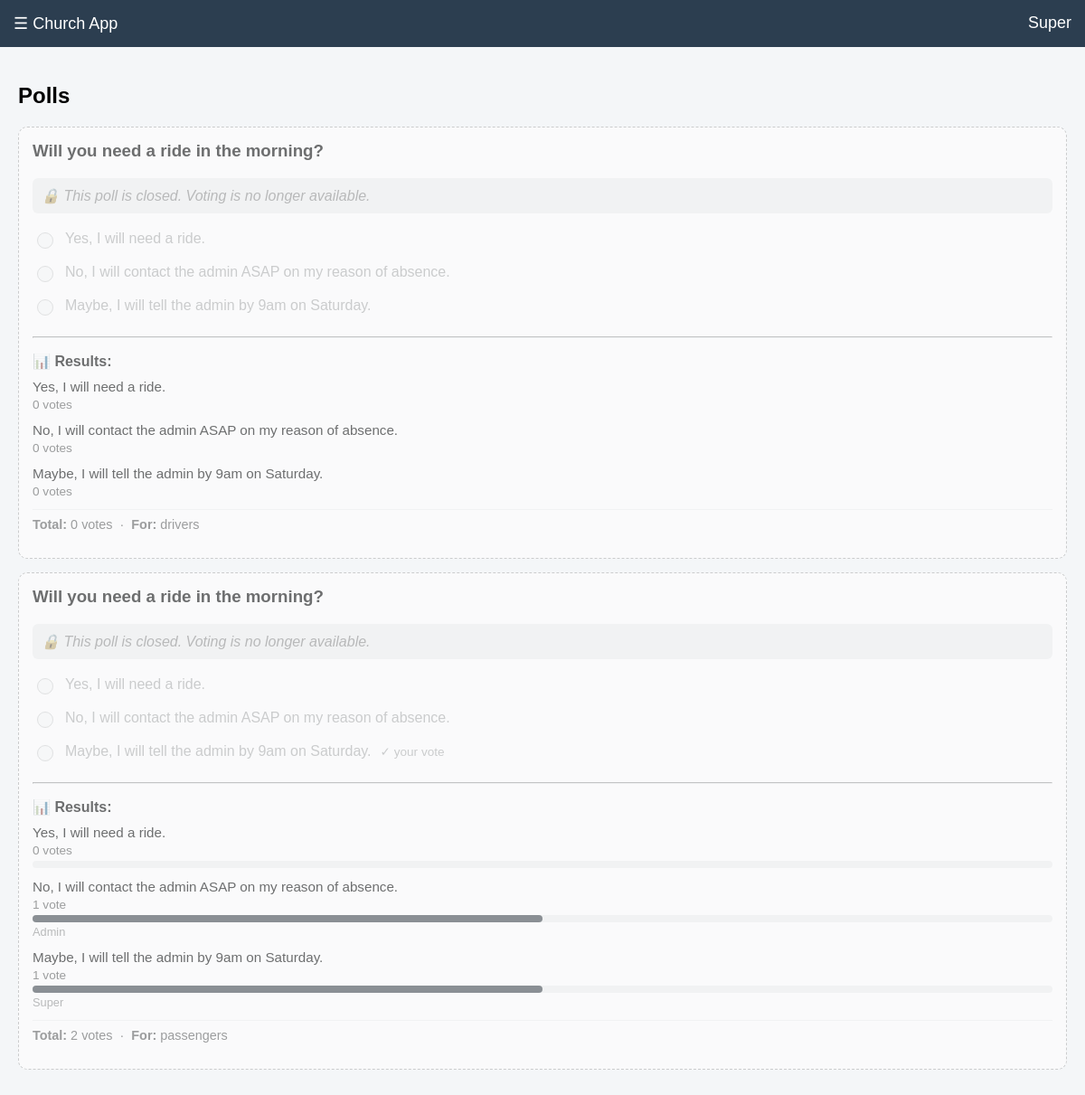
/polls (signed in), run on the app's committed database.
### models.py (models this page shows)
class User(db.Model, UserMixin):
    id         = db.Column(db.Integer, primary_key=True)
    first_name = db.Column(db.String(50))
    last_name  = db.Column(db.String(50))
    address    = db.Column(db.String(200))
    phone      = db.Column(db.String(20))
    is_driver  = db.Column(db.Boolean, default=False)
    capacity   = db.Column(db.Integer, default=0)
    password   = db.Column(db.String(200))
    role       = db.Column(db.String(20), default="user")

class Poll(db.Model):
    id        = db.Column(db.Integer, primary_key=True)
    title     = db.Column(db.String(200))
    options   = db.Column(db.Text)
    target    = db.Column(db.String(50))
    closes_at = db.Column(db.DateTime, nullable=True)

### app.py (the view, shortened to what this page needs)
@app.route("/polls", methods=["GET", "POST"])
@login_required
def polls():
    if not profile_complete(current_user):
        return render_template("polls.html", polls=[],
                               profile_warning=True,
                               unread_count=get_unread_count())
    poll_data = []
    for poll in Poll.query.all():
        if current_user.role not in ("admin", "superuser"):
            if not (poll.target == "everyone"
                    or (poll.target == "drivers"    and current_user.is_driver)
                    or (poll.target == "passengers" and not current_user.is_driver)):
                continue
        user_eligible = (poll.target in ("everyone", "drivers")
                         if current_user.is_driver
                         else poll.target in ("everyone", "passengers"))
        closed       = poll_is_closed(poll)
        options_list = ([o for o in poll.options.split("|||") if o.strip()]
                        if poll.options else [])
        responses    = PollResponse.query.filter_by(poll_id=poll.id).all()
        counts = {opt: 0 for opt in options_list}
        users  = {opt: [] for opt in options_list}
        for r in responses:
            if r.answer in counts:
                counts[r.answer] += 1
                u = User.query.get(r.user_id)
                if u:
                    users[r.answer].append(u.first_name)
        existing = PollResponse.query.filter_by(
            user_id=current_user.id, poll_id=poll.id).first()
        closes_at_str = None
        if poll.closes_at:
            local_dt = poll.closes_at.replace(
                tzinfo=ZoneInfo("UTC")).astimezone(LOCAL_TZ)
            closes_at_str = local_dt.strftime("%b %d, %Y at %I:%M %p")
        poll_data.append({
            "id":            poll.id,
            "title":         poll.title,
            "target":        poll.target,
            "options":       options_list,
            "counts":        counts,
            "users":         users,
            "total":         len(responses),
            "user_eligible": user_eligible,
            "user_answer":   existing.answer if existing else None,
            "closed":        closed,
            "closes_at":     closes_at_str,
        })
    return render_template("polls.html", polls=poll_data,
                           profile_warning=False,
                           unread_count=get_unread_count())

### app.py (called while the page is built)
@login_manager.user_loader
def load_user(user_id):
    return User.query.get(int(user_id))

def profile_complete(user):
    return bool(user.address and user.phone)

def poll_is_closed(poll):
    if poll.closes_at is None:
        return False
    return poll.closes_at < datetime.utcnow()

def get_unread_count():
    try:
        if current_user.is_authenticated and current_user.role == "superuser":
            return Feedback.query.filter_by(is_read=False).count()
    except:
        pass
    return 0

### templates/polls.html (shortened to what this page needs)
{% extends "base.html" %}
{% block content %}
<h2>Polls</h2>
{% if profile_warning %}
<div style="background:#fff3cd; border:1px solid #ffc107; padding:15px;
            border-radius:10px; margin-bottom:20px;">
    ⚠️ <b>You need to complete your profile before you can vote.</b>
    Please <a href="/profile">add your address and phone number</a> first.
</div>
{% else %}
{% for item in polls %}
<div style="
    background: white;
    padding: 15px;
    margin-bottom: 15px;
    border-radius: 10px;
    {% if item.closed or not item.user_eligible %}
        opacity: 0.55;
        filter: grayscale(60%);
        border: 1px dashed #aaa;
    {% endif %}
">
    <h3 style="margin-top:0;">{{ item.title }}</h3>
    {% if item.closed %}
        <div style="background:#f0f0f0; padding:10px; border-radius:6px;
                    color:#888; margin-bottom:10px; font-style:italic;">
            🔒 This poll is closed. Voting is no longer available.
        </div>
    {% elif not item.user_eligible %}
        <p style="color:#888; font-style:italic;">
            🚫 This poll is for
            {% if item.target == "drivers" %}drivers{% else %}passengers{% endif %}
            only — you cannot vote here.
        </p>
    {% endif %}
    {% if item.user_eligible and not item.closed %}
        <form method="POST">
            <input type="hidden" name="poll_id" value="{{ item.id }}">
            {% for opt in item.options %}
                <div style="padding:8px 0; display:flex;
                            align-items:center; gap:10px;">
                    <input type="radio" name="answer" value="{{ opt }}"
                           {% if item.user_answer == opt %}checked{% endif %}
                           required
                           style="width:18px; height:18px; flex-shrink:0;">
                    <span>{{ opt }}</span>
                </div>
            {% endfor %}
            <br>
            <button type="submit"
                    style="background:#2c3e50; color:white; border:none;
                           padding:12px 24px; border-radius:6px; width:100%;">
                {% if item.user_answer %}Update Vote{% else %}Submit Vote{% endif %}
            </button>
            {% if item.user_answer %}
                <p style="color:green; margin-top:8px;">
                    ✅ You voted: <b>{{ item.user_answer }}</b>
                </p>
            {% endif %}
        </form>
    {% else %}
        {% for opt in item.options %}
            <div style="padding:8px 0; display:flex;
                        align-items:center; gap:10px; color:#aaa;">
                <input type="radio" disabled
                       style="width:18px; height:18px; flex-shrink:0;">
                <span>{{ opt }}</span>
                {% if item.user_answer == opt %}
                    <span style="color:#aaa; font-size:0.85em;">✓ your vote</span>
                {% endif %}
            </div>
        {% endfor %}
    {% endif %}
    {% if current_user.role in ["admin", "superuser"] %}
        <hr style="margin-top:15px;">
        <p style="font-weight:bold; margin-bottom:10px;">📊 Results:</p>
        {% for opt in item.options %}
        <div style="margin-bottom:12px;">
            <p style="margin:0 0 4px 0; font-size:0.95em; word-break:break-word;">
                {{ opt }}
            </p>
            <p style="margin:0 0 4px 0; color:#555; font-size:0.85em; white-space:nowrap;">
                {{ item.counts[opt] }} vote{{ 's' if item.counts[opt] != 1 else '' }}
            </p>
            {% if item.total > 0 %}
            <div style="background:#f0f0f0; border-radius:4px; height:8px; width:100%;">
                <div style="background:#2c3e50; border-radius:4px; height:8px;
                            width:{{ ((item.counts[opt] / item.total) * 100)|int }}%;
                            min-width:0;">
                </div>
            </div>
            {% endif %}
            {% if item.users[opt] %}
            <p style="color:#888; font-size:0.8em; margin:3px 0 0 0;
                      word-break:break-word;">
                {{ item.users[opt]|join(", ") }}
            </p>
            {% endif %}
        </div>
        {% endfor %}
        <p style="color:#555; font-size:0.9em; margin-top:8px;
                  padding-top:8px; border-top:1px solid #f0f0f0;">
            <b>Total:</b> {{ item.total }} vote{{ 's' if item.total != 1 else '' }}
            &nbsp;·&nbsp;
            <b>For:</b> {{ item.target }}
        </p>
    {% endif %}
</div>
{% endfor %}
{% endif %}
{% endblock %}

### templates/base.html (shortened to what this page needs)
<!DOCTYPE html>
<html>
<head>
</head>
<body>
<div class="topbar">
    <span onclick="openSidebar()" style="cursor:pointer;">☰</span>
    Church App
    <span style="float:right;">
        {% if current_user.is_authenticated %}{{ current_user.first_name }}{% endif %}
    </span>
</div>
<div class="content">
    {% block content %}{% endblock %}
</div>
</body>
</html>

### templates/base.html (style rules this page uses)
* { box-sizing: border-box; }
body { margin: 0; font-family: Arial; background: #f4f6f8; }
input, select, textarea { font-size: 16px !important; }
.topbar { background: #2c3e50; color: white; padding: 15px; font-size: 18px; user-select: none; -webkit-user-select: none; }
.content { padding: 20px; }

### data on the page
User: first_name "Super", role "superuser" (drawn)
Poll: title "Will you need a ride in the morning?", options "Yes, I will need a ride." "No, I will contact the admin ASAP on my reason of absence." "Maybe, I will tell the admin by 9am on Saturday.", options "Yes, I will need a ride." "No, I will contact the admin ASAP on my reason of absence." "Maybe, I will tell the admin by 9am on Saturday.", counts "0" "0" "0", counts "s" "s" "s", total "0", total "s", target "drivers"
Poll: title "Will you need a ride in the morning?", target "passengers"

### other printed values
{{ opt }} "Yes, I will need a ride." "No, I will contact the admin ASAP on my reason of absence." "Maybe, I will tell the admin by 9am on Saturday."
{{ item.counts[opt] }} "0" "1" "1"
{{ 's' if item.counts[opt] != 1 else '' }} "s"
{{ item.users[opt]|join(", ") }} "Admin" "Super"
{{ item.total }} "2"
{{ 's' if item.total != 1 else '' }} "s"
